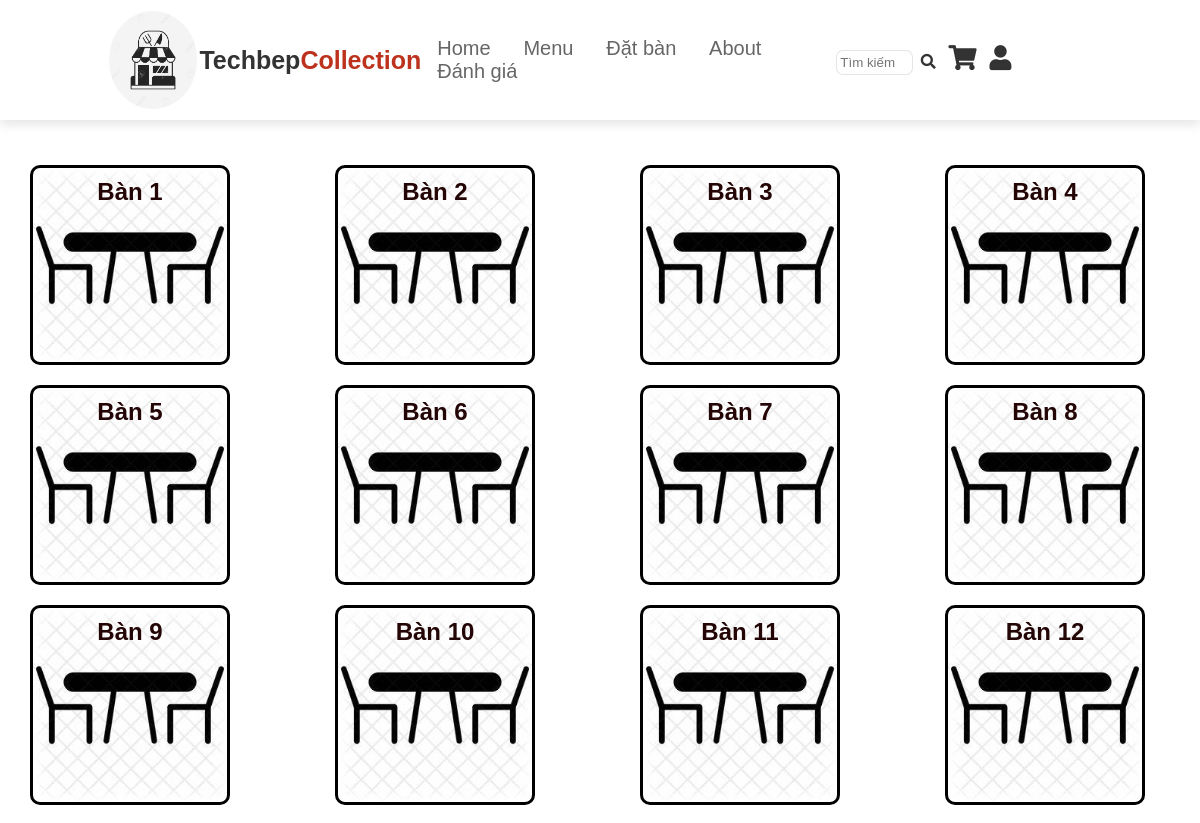
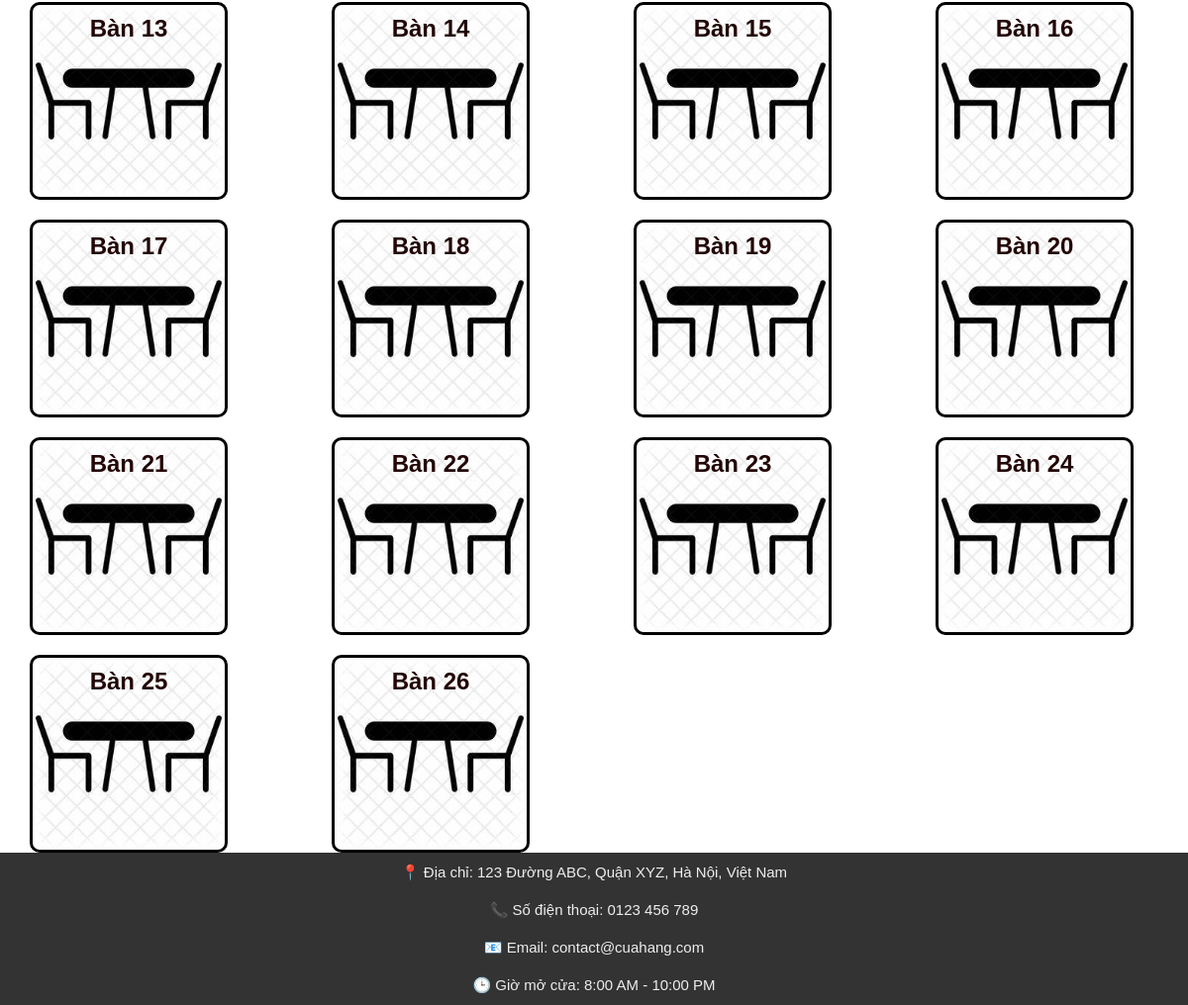
The app's page /tables/ with its own data (2 pictures, top to bottom).
### tables/models.py (models this page shows, shortened)
class Table(models.Model):
    floor = models.IntegerField()
    is_used = models.BooleanField(default=False)
    is_booked = models.BooleanField(default=False)
    capacity = models.PositiveIntegerField()

### tables/views.py (the view)
# urls.py: path('', views.table_list, name='tables'),
def table_list(request):
    tables = Table.objects.all()
    return render(request, 'table.html', {'tables': tables})

### template/table.html (shortened to what this page needs)
{% extends 'base.html' %}
{% block content %}
    <h1>Chọn bàn để đặt</h1>
    <div class="booking-container">
        {% for table in tables %}
            {% if not table.is_used %}
                <a href="{% url 'table_order' %}" class="table available" data-table="Bàn {{ table.id }}">
                    Bàn {{ table.id }}
                </a>
            {% else %}
                <span class="table booked" data-table="Bàn {{ table.id }}">
                    Bàn {{ table.id }}
                </span>
            {% endif %}
        {% endfor %}
    </div>
{% endblock %}

### static/styles/main.css (style rules this page uses)
:root { --pink: #bd321c; }
* { margin:0; padding:0; box-sizing:border-box; font-family: Verdana, Gênva, Tahoma, sans-serif; outline: none; border: none; text-decoration: none; text-transform: none; transition: 0.2s linear; }
html { font-size: 62.5%; scroll-behavior: smooth; scroll-padding-top: 6rem; overflow-x: hidden; }
body { display: flex; flex-direction: column; min-height: 100vh; margin: 0; }
html, body { height: 100%; margin: 0; padding: 0; }
body { display: flex; flex-direction: column; min-height: 100vh; }
a { text-decoration: none; }
.booking-container { display: grid; grid-template-columns: repeat(auto-fit, minmax(240px, 1fr)); gap: 20px 20px; justify-content: center; align-items: center; margin-top: 12rem; transform: translateX(2.5%); }
.table.available { background-color: #28a745; }
.table { width: 200px; height: 200px; background-size: cover; background-position: center; transition: filter 0.3s ease; border: 3px solid black; border-radius: 10px; font-size: 24px; font-weight: bold; display: flex; flex-direction: column; justify-content: flex-start; align-items: center; text-align: center; padding-top: 10px; color: #230505; background-image: url('../images/ban.jpg'); }
h1 { color: #832706; font-size: 4rem; }

### records on screen
Table: is_used False (drawn), id "1"
Table: is_used False (drawn), id "2"
Table: is_used False (drawn), id "3"
Table: is_used False (drawn), id "4"
Table: is_used False (drawn), id "5"
Table: is_used False (drawn), id "6"
Table: is_used False (drawn), id "7"
Table: is_used False (drawn), id "8"
Table: is_used False (drawn), id "9"
Table: is_used False (drawn), id "10"
Table: is_used False (drawn), id "11"
Table: is_used False (drawn), id "12"
Table: is_used False (drawn), id "13"
Table: is_used False (drawn), id "14"
Table: is_used False (drawn), id "15"
Table: is_used False (drawn), id "16"
Table: is_used False (drawn), id "17"
Table: is_used False (drawn), id "18"
Table: is_used False (drawn), id "19"
Table: is_used False (drawn), id "20"
Table: is_used False (drawn), id "21"
Table: is_used False (drawn), id "22"
Table: is_used False (drawn), id "23"
Table: is_used False (drawn), id "24"
Table: is_used False (drawn), id "25"
Table: is_used False (drawn), id "26"
